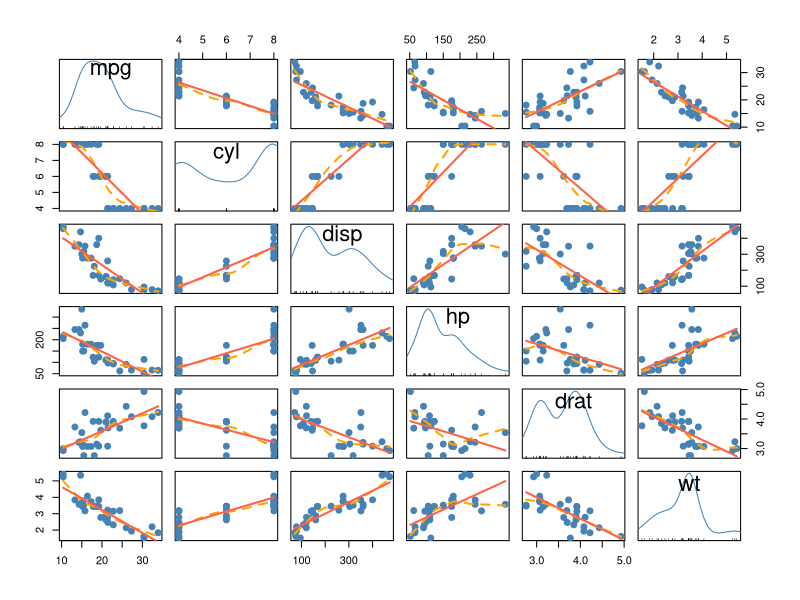
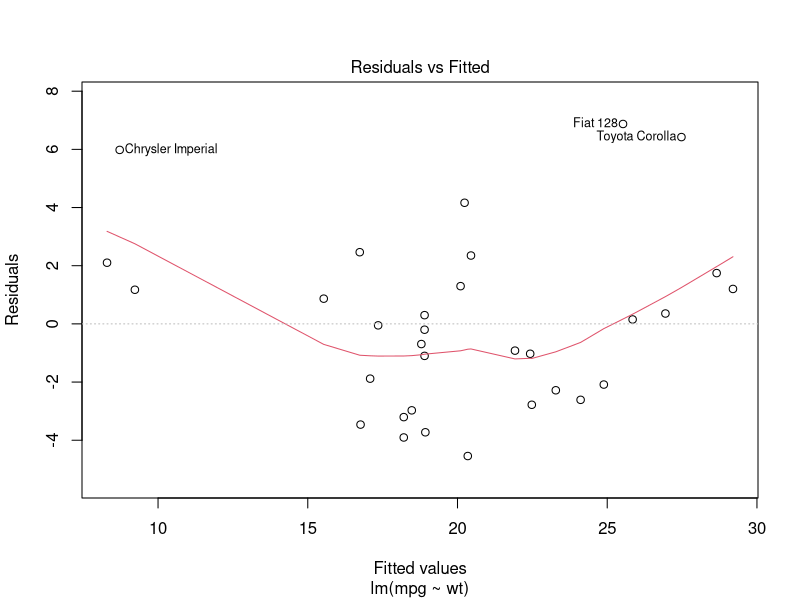
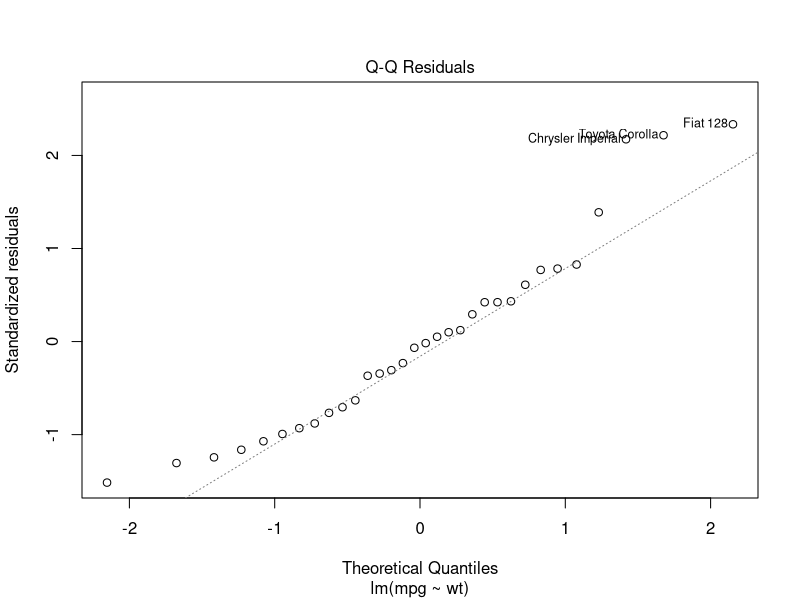
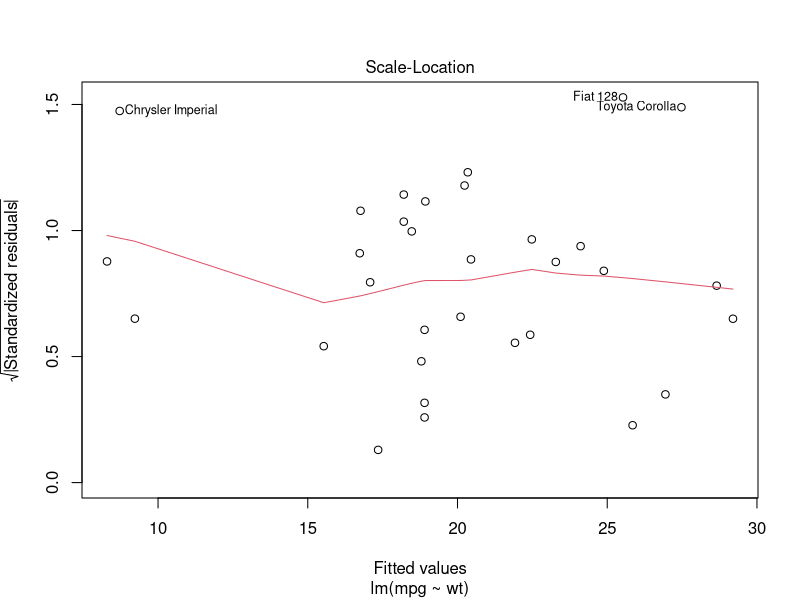
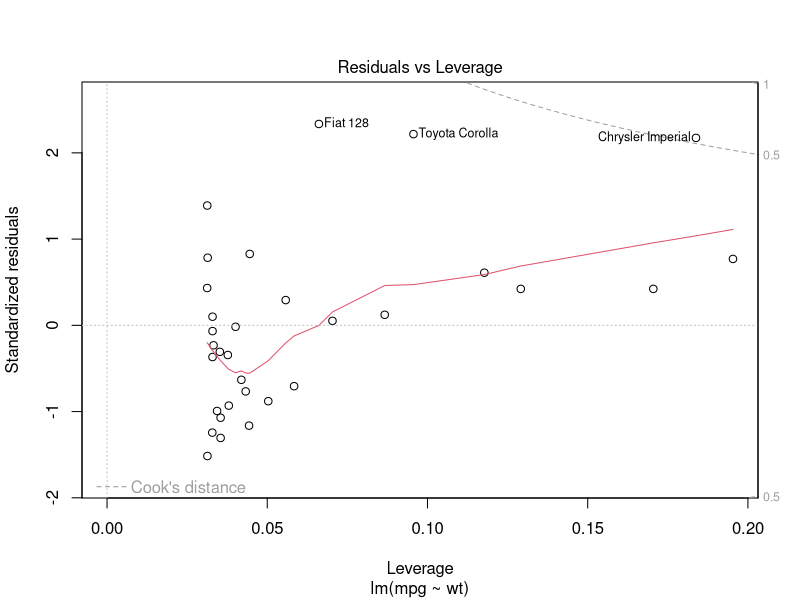

Source code (R) for these figures, in order:
# Unit 26: Linear Regression (3)

windows(width = 7, height = 5)

?mtcars

str(mtcars)

df <- subset(mtcars, select = 1:6)
str(df)

cor(df)

library(car)
scatterplotMatrix(df, pch = 19, col = "steelblue", cex = 1.2,
                  regLine = list(method = lm, lwd = 2, col = "tomato"),
                  smooth = list(smoother = loessLine, spread = FALSE, 
                                lwd.smooth = 2, col.smooth = "orange"))

model <- lm(mpg ~ cyl + disp + hp + drat + wt, data = df)
summary(model)

model <- lm(mpg ~ hp + wt, data = df)
summary(model)

model <- lm(mpg ~ wt, data = df)
summary(model)

plot(model)

